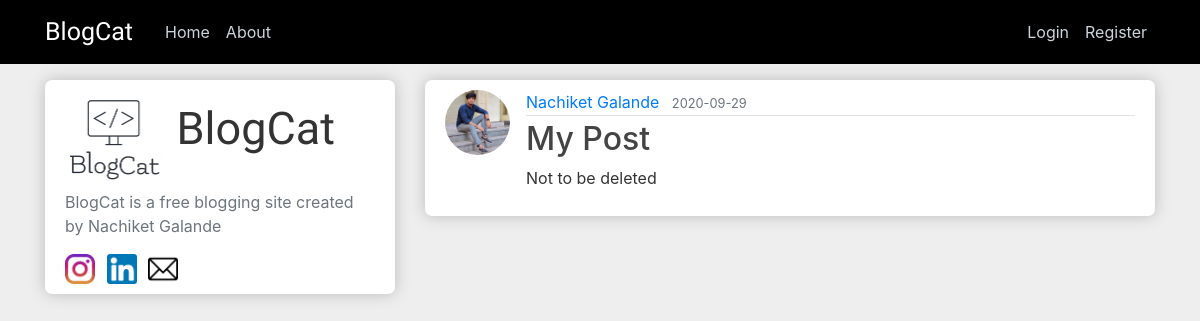
Screenshot of /post/3 with the database file from the repository.
### blog/models.py (models this page shows, shortened)
class User(db.Model, UserMixin):
    id = db.Column(db.Integer, primary_key=True)
    username = db.Column(db.String(20), unique=True, nullable=False)
    email = db.Column(db.String(120), unique=True, nullable=False)
    image_file = db.Column(db.String(20), nullable=False, default='default.jpg')
    password = db.Column(db.String(60), nullable=False)
    posts = db.relationship('Post', backref='author', lazy=True)

class Post(db.Model):
    id = db.Column(db.Integer, primary_key=True)
    title = db.Column(db.String(100), nullable=False)
    date_posted = db.Column(db.DateTime, nullable=False, default=datetime.utcnow)
    content = db.Column(db.Text, nullable=False)
    user_id = db.Column(db.Integer, db.ForeignKey('user.id'), nullable=False)

### blog/posts/routes.py (the view)
@posts.route("/post/<int:post_id>")
def post(post_id):
    post = Post.query.get_or_404(post_id)
    return render_template('post.html', title=post.title, post=post)

### blog/templates/post.html (shortened to what this page needs)
{% extends "layout.html" %}
{% block content %}
  <article class="media content-section" data-aos="fade-up" data-aos-duration="1000">
    <img class="rounded-circle article-img" src="{{ url_for('static', filename='profile_pics/' + post.author.image_file) }}">
    <div class="media-body">
      <div class="article-metadata">
        <a class="mr-2" href="{{ url_for('users.user_posts', username=post.author.username) }}">{{ post.author.username }}</a>
        <small class="text-muted">{{ post.date_posted.strftime('%Y-%m-%d') }}</small>
      </div>
      <h2 class="article-title">{{ post.title }}</h2>
      <p class="article-content">{{ post.content }}</p>
    </div>
  </article>
{% endblock content %}

### blog/static/main.css (style rules this page uses)
body { background: #eee; color: #333333; margin-top: 5rem; }
h1, h2, h3, h4, h5, h6 { color: #444444; }
.content-section { background: #ffffff; padding: 10px 20px; border: 0px solid #aaa; border-radius: 7px; margin-bottom: 20px; box-shadow: 0 0 15px #bbb; }
.article-title { color: #444444; }
.article-content { white-space: pre-line; }
.article-img { height: 65px; width: 65px; margin-right: 16px; }
.article-metadata { padding-bottom: 1px; margin-bottom: 4px; border-bottom: 1px solid #e3e3e3 }

### rows the page displays
User: image_file (picture), author.username "Nachiket Galande"
Post: date_posted "2020-09-29", title "My Post", content "Not to be deleted"
